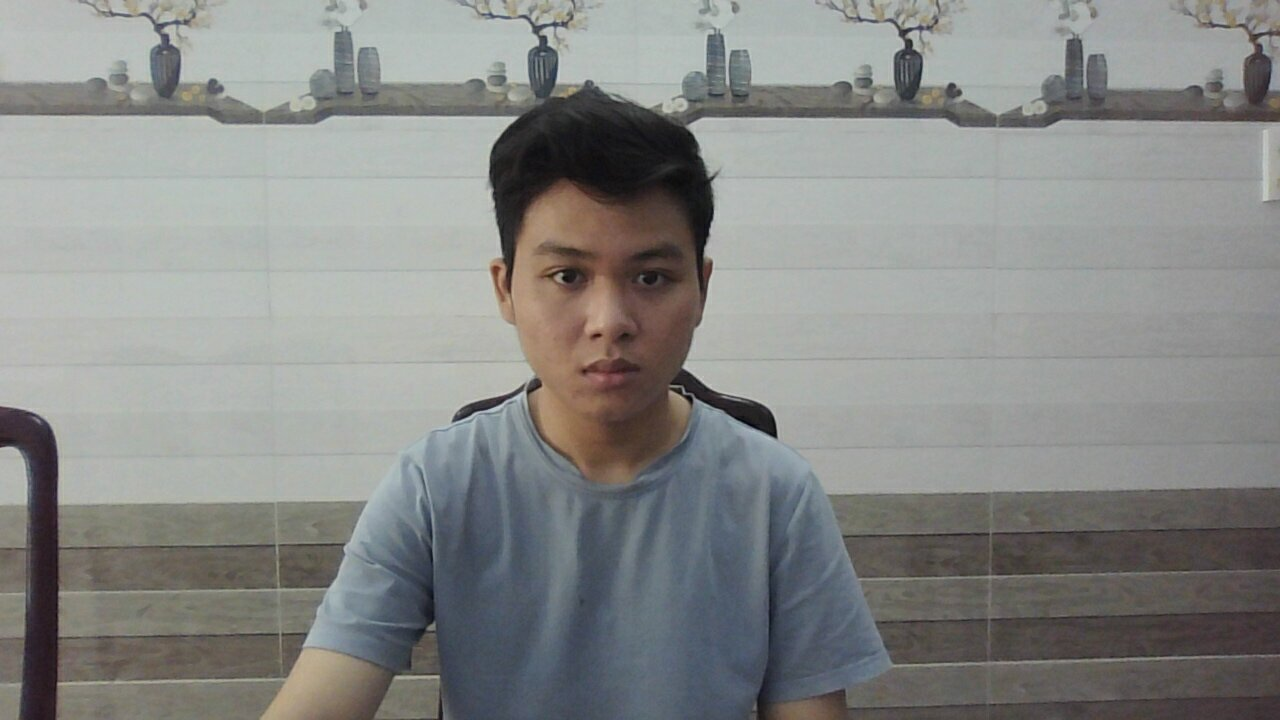
#> input picture custom_addons/attendance_system/tests/test_data/check_in/anh-binh-thuong/anh-1.jpeg, 1280 x 720 px
$ python -i augmentation.py   (imports and definitions only)   (older library calls are emulated)
#> lines starting #> are read from the running program, lines starting #| are printed output that depends on the picture
"""
Image augmentation for face enrollment from 3x4 photos
"""
import cv2
import numpy as np
from typing import List, Tuple, Dict, Any
import random

# [42 lines left out: functions rotate_face, adjust_lighting, apply_blur, not called in this run]

def enhance_contrast(image: np.ndarray) -> np.ndarray:
    """Enhance contrast using CLAHE"""
    try:
        if len(image.shape) == 3:
            # Convert to LAB color space
            lab = cv2.cvtColor(image, cv2.COLOR_BGR2LAB)
            l, a, b = cv2.split(lab)

            # Apply CLAHE to L channel
            clahe = cv2.createCLAHE(clipLimit=2.0, tileGridSize=(8, 8))
            l = clahe.apply(l)

            # Merge channels and convert back
            enhanced = cv2.merge([l, a, b])
            enhanced = cv2.cvtColor(enhanced, cv2.COLOR_LAB2BGR)
        else:
            # Grayscale image
            clahe = cv2.createCLAHE(clipLimit=2.0, tileGridSize=(8, 8))
            enhanced = clahe.apply(image)

        return enhanced
    except Exception as e:
        print(f"Error enhancing contrast: {str(e)}")
        return image

# [40 lines left out: function generate_augmented_faces, not called in this run]

def assess_face_quality(face_image: np.ndarray) -> Tuple[float, dict]:
    """Assess face image quality (blur, pose, lighting)"""
    try:
        quality_score = 0.0
        metrics = {}

        # Convert to grayscale for analysis
        if len(face_image.shape) == 3:
            gray = cv2.cvtColor(face_image, cv2.COLOR_BGR2GRAY)
        else:
            gray = face_image

        # 1. Blur assessment (Laplacian variance)
        laplacian_var = cv2.Laplacian(gray, cv2.CV_64F).var()
        blur_score = min(laplacian_var / 500.0, 1.0)  # Normalize to 0-1
        metrics['blur_score'] = blur_score

        # 2. Brightness assessment
        brightness = np.mean(gray)
        brightness_score = 1.0 - abs(brightness - 128) / 128.0  # Optimal around 128
        metrics['brightness_score'] = brightness_score

        # 3. Contrast assessment
        contrast = gray.std()
        contrast_score = min(contrast / 64.0, 1.0)  # Normalize to 0-1
        metrics['contrast_score'] = contrast_score

        # 4. Face size assessment (assume face should be at least 80x80)
        h, w = gray.shape
        size_score = min(min(h, w) / 80.0, 1.0)
        metrics['size_score'] = size_score

        # Overall quality score (weighted average)
        quality_score = (
            0.3 * blur_score +
            0.2 * brightness_score +
            0.3 * contrast_score +
            0.2 * size_score
        )

        metrics['overall_quality'] = quality_score

        return quality_score, metrics

    except Exception as e:
        print(f"Error assessing face quality: {str(e)}")
        return 0.5, {'error': str(e)}

def preprocess_webcam_frame(frame: np.ndarray) -> Tuple[np.ndarray, float, dict]:
    """Preprocess webcam frame for face recognition"""
    try:
        processed_frame = frame.copy()

        # 1. Assess quality first
        quality_score, quality_metrics = assess_face_quality(processed_frame)

        # 2. If quality is too low, return early
        if quality_score < 0.3:
            return processed_frame, quality_score, quality_metrics

        # 3. Normalize lighting with CLAHE
        processed_frame = enhance_contrast(processed_frame)

        # 4. Gamma correction if too dark or bright
        brightness = np.mean(cv2.cvtColor(processed_frame, cv2.COLOR_BGR2GRAY))
        if brightness < 100:
            # Too dark, brighten
            processed_frame = adjust_lighting(processed_frame, 0.8)
        elif brightness > 180:
            # Too bright, darken
            processed_frame = adjust_lighting(processed_frame, 1.2)

        # 5. Reassess quality after preprocessing
        final_quality, final_metrics = assess_face_quality(processed_frame)

        return processed_frame, final_quality, final_metrics

    except Exception as e:
        print(f"Error preprocessing webcam frame: {str(e)}")
        return frame, 0.0, {'error': str(e)}

>>> import cv2
>>> picture = cv2.imread('../../../custom_addons/attendance_system/tests/test_data/check_in/anh-binh-thuong/anh-1.jpeg')
#> picture is the input picture: shape (720, 1280, 3); mean B, G, R 134.6, 136.6, 135.2
>>> result = preprocess_webcam_frame(picture)
#> in assess_face_quality, `gray = cv2.cvtColor(face_image, cv2.COLOR_BGR2GRAY)`:
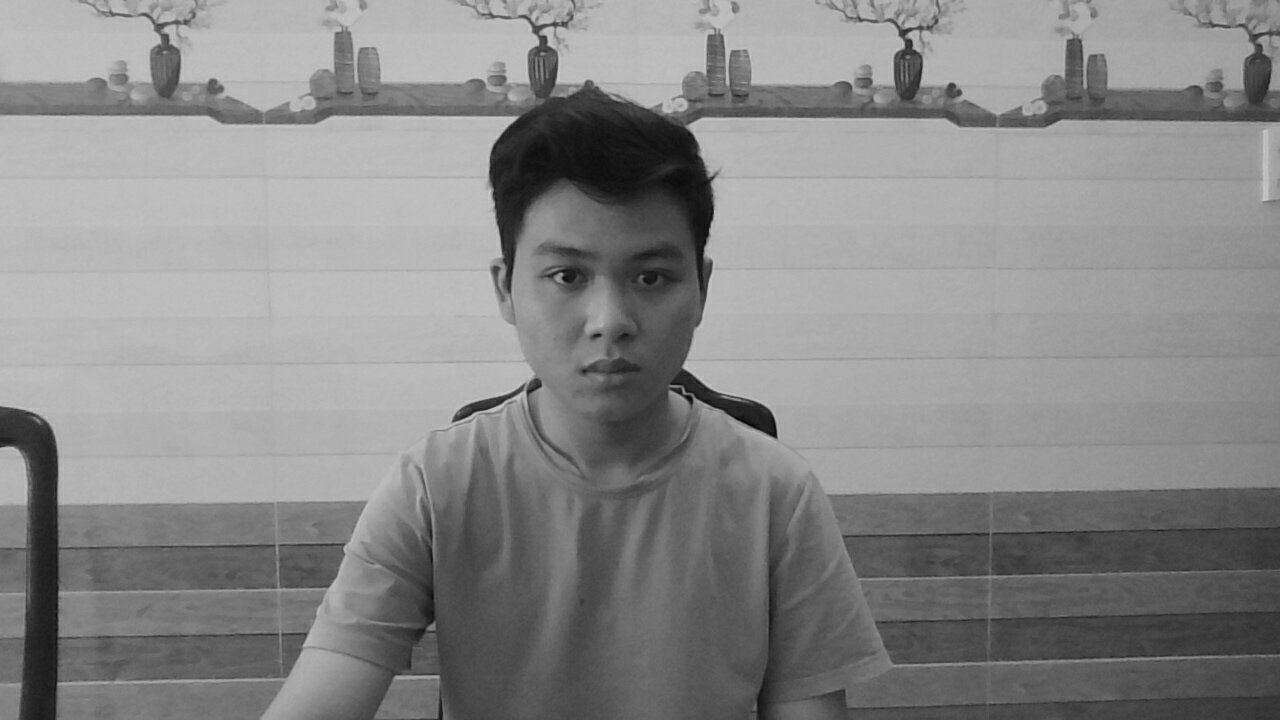
#> gray: shape (720, 1280); min 1, max 205, mean 135.9
#> in assess_face_quality, `laplacian_var = cv2.Laplacian(gray, cv2.CV_64F).var()`: laplacian_var = 50.69
#> in assess_face_quality, `blur_score = min(laplacian_var / 500.0, 1.0)`: blur_score = 0.101
#> in assess_face_quality, `brightness = np.mean(gray)`: brightness = 135.9
#> in assess_face_quality, `brightness_score = 1.0 - abs(brightness - 128) / 128.0`: brightness_score = 0.938
#> in assess_face_quality, `contrast = gray.std()`: contrast = 45.48
#> in assess_face_quality, `contrast_score = min(contrast / 64.0, 1.0)`: contrast_score = 0.711
#> in assess_face_quality, `quality_score = ( 0.3 * blur_score + 0.2 * brightness_score + 0.3 * co..`: quality_score = 0.631
#> in preprocess_webcam_frame, `quality_score, quality_metrics = assess_face_quality(processed_frame)`: quality_metrics = {'blur_score': 0.101, 'brightness_score': 0.938, 'contrast_score': 0.711, 'size_score': 1, 'overall_quality': 0.631}
#> in enhance_contrast, `lab = cv2.cvtColor(image, cv2.COLOR_BGR2LAB)`: lab: shape (720, 1280, 3); mean of channels 0, 1, 2 143.4, 127.3, 128.8
#> in enhance_contrast, `l, a, b = cv2.split(lab)`:
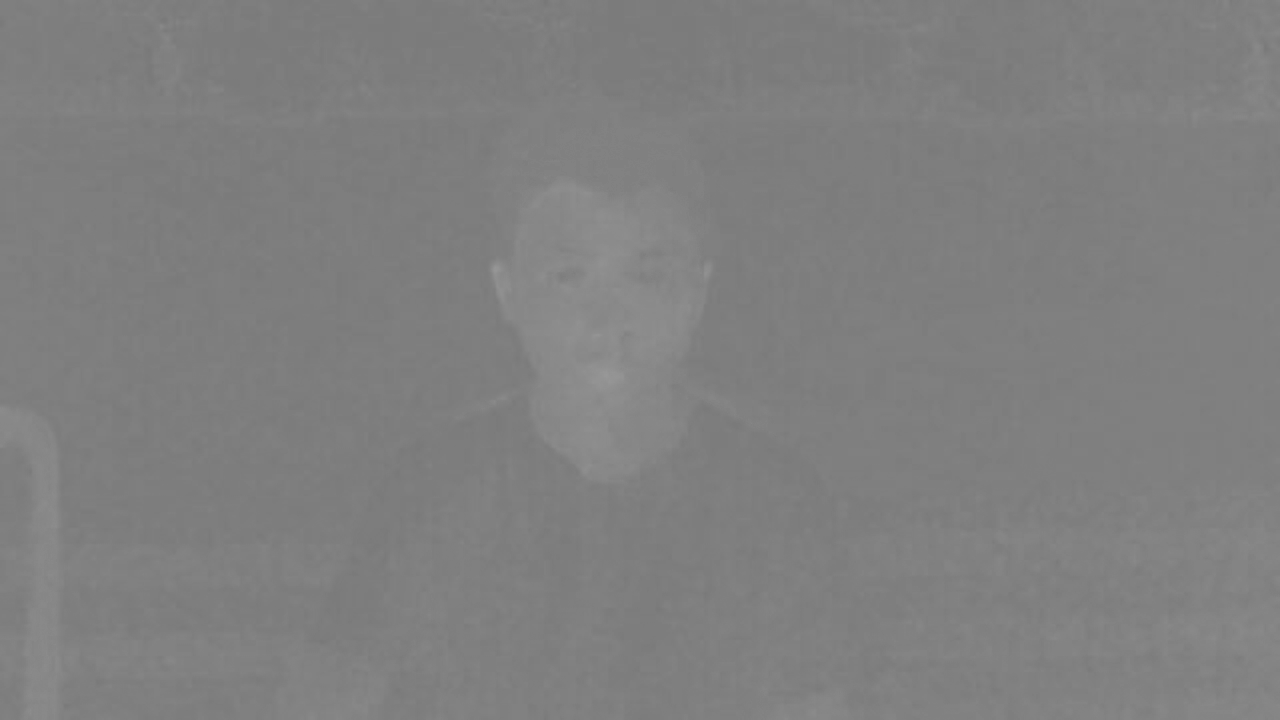
#> a: shape (720, 1280); min 120, max 152, mean 127.3
#> in enhance_contrast, `l = clahe.apply(l)`:
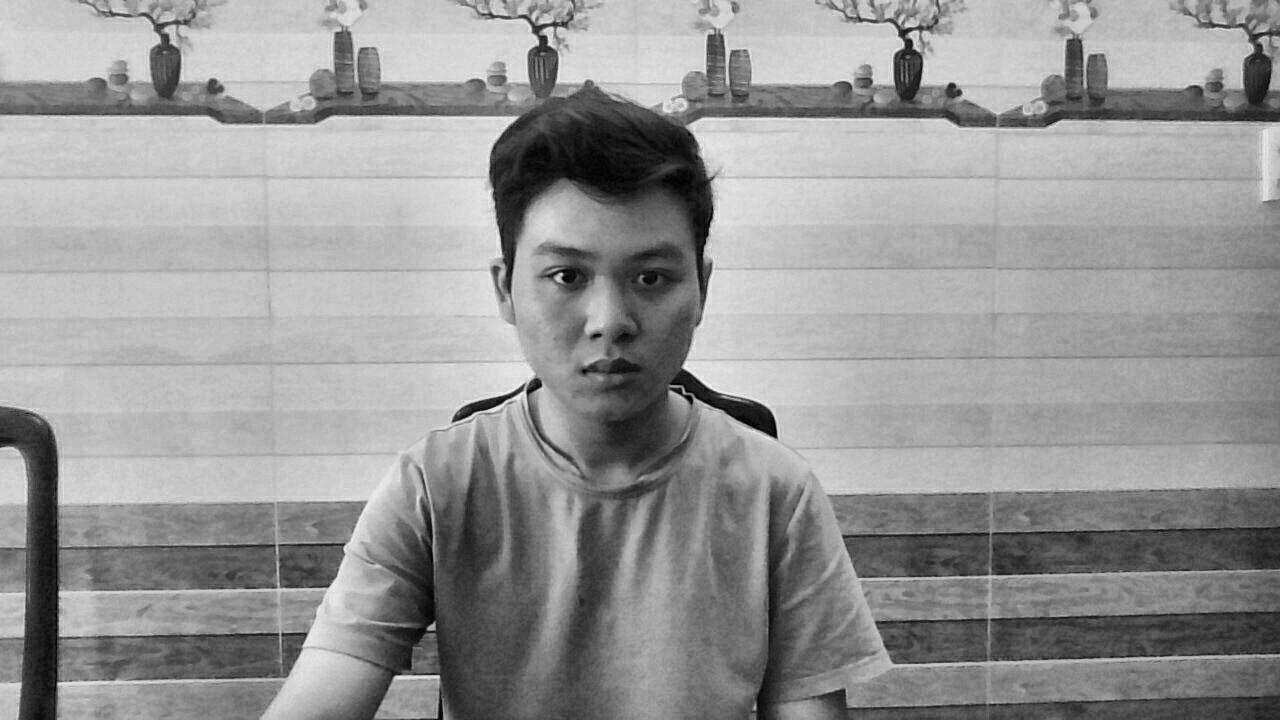
#> l: shape (720, 1280); min 1, max 240, mean 150.2
#> in enhance_contrast, `enhanced = cv2.merge([l, a, b])`: enhanced: shape (720, 1280, 3); mean of channels 0, 1, 2 150.2, 127.3, 128.8
#> in enhance_contrast, `enhanced = cv2.cvtColor(enhanced, cv2.COLOR_LAB2BGR)`:
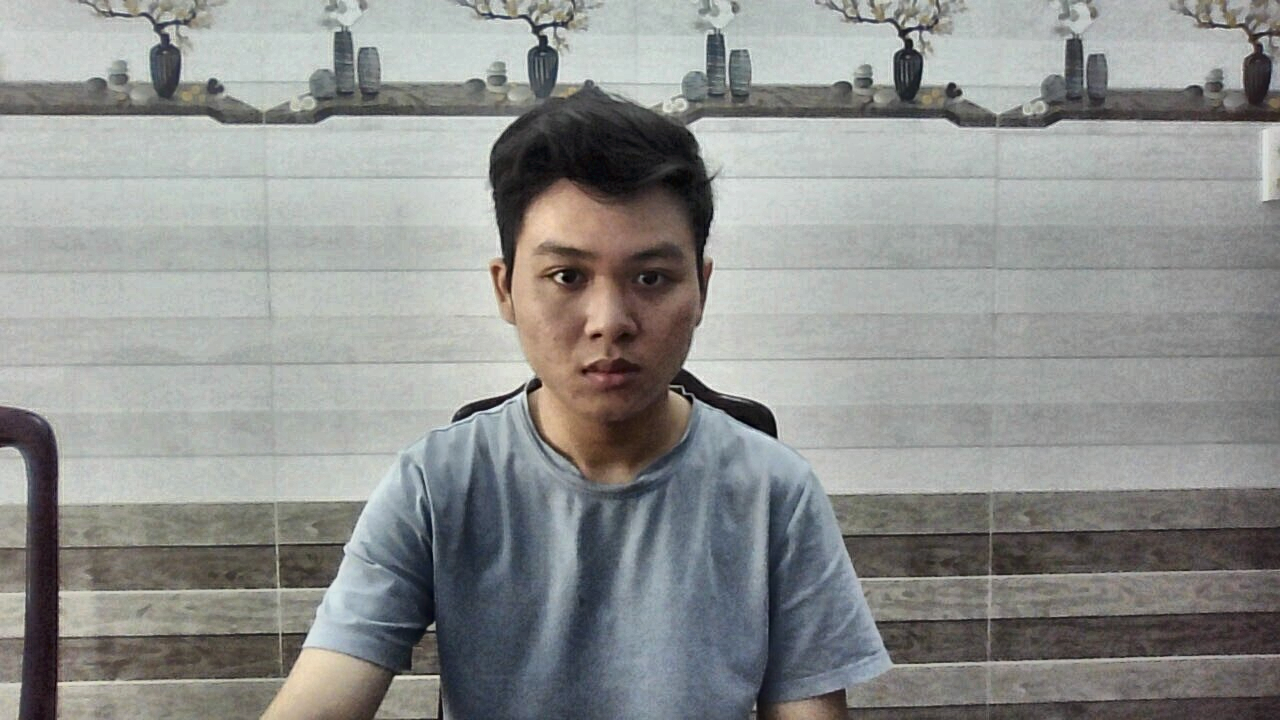
#> enhanced: shape (720, 1280, 3); mean B, G, R 142.1, 144, 142.4
#> in preprocess_webcam_frame, `brightness = np.mean(cv2.cvtColor(processed_frame, cv2.COLOR_BGR2GRAY))`: brightness = 143.3
#> in preprocess_webcam_frame, `final_quality, final_metrics = assess_face_quality(processed_frame)`: final_quality = 0.717; final_metrics = {'blur_score': 0.33, 'brightness_score': 0.881, 'contrast_score': 0.807, 'size_score': 1, 'overall_quality': 0.717}

$ run again, on custom_addons/attendance_system/tests/test_data/check_in/anh-binh-thuong/anh-2.jpg
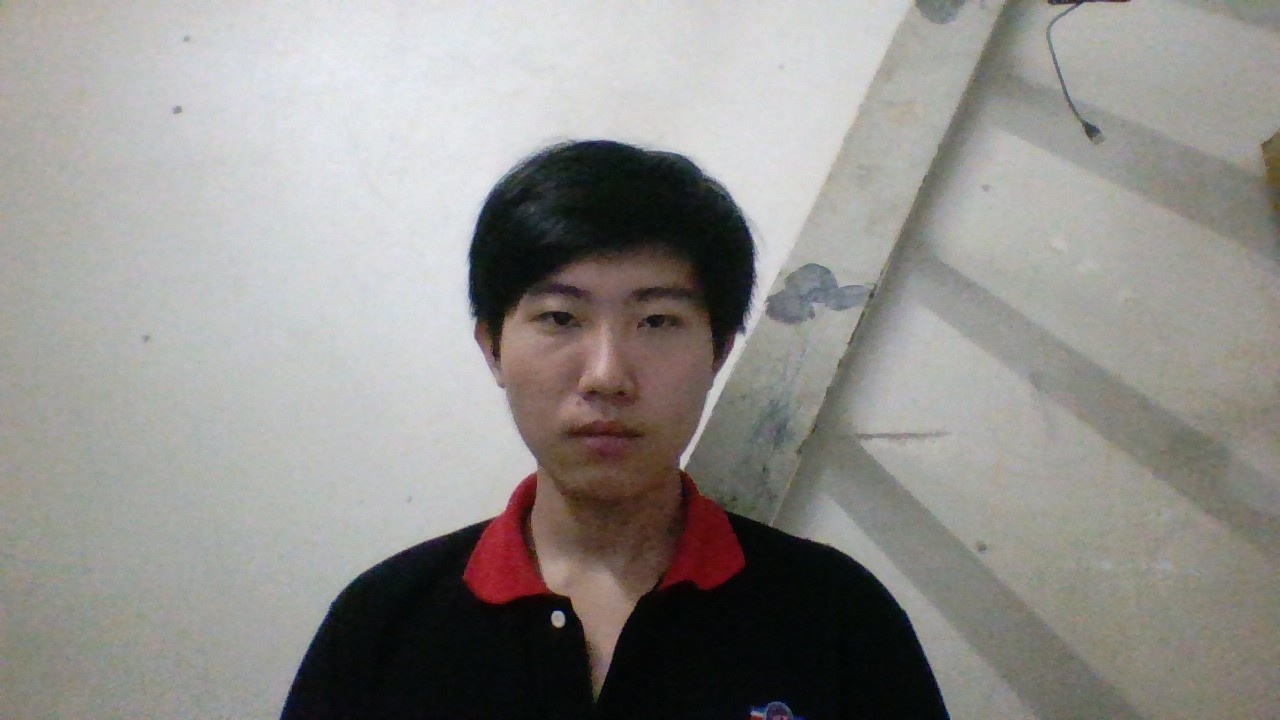
#> input picture custom_addons/attendance_system/tests/test_data/check_in/anh-binh-thuong/anh-2.jpg, 1280 x 720 px
#> picture is the input picture: shape (720, 1280, 3); mean B, G, R 140.1, 143.5, 145.7
#> laplacian_var = 50.85
#> blur_score = 0.102
#> in assess_face_quality, `brightness = np.mean(gray)`: brightness = 143.7
#> brightness_score = 0.877
#> contrast = 63.94
#> contrast_score = 0.999
#> in assess_face_quality, `quality_score = ( 0.3 * blur_score + 0.2 * brightness_score + 0.3 * co..`: quality_score = 0.706
#> in preprocess_webcam_frame, `quality_score, quality_metrics = assess_face_quality(processed_frame)`: quality_metrics = {'blur_score': 0.102, 'brightness_score': 0.877, 'contrast_score': 0.999, 'size_score': 1, 'overall_quality': 0.706}
#> lab: shape (720, 1280, 3); mean of channels 0, 1, 2 149.7, 128.4, 130.3
#> in enhance_contrast, `l, a, b = cv2.split(lab)`:
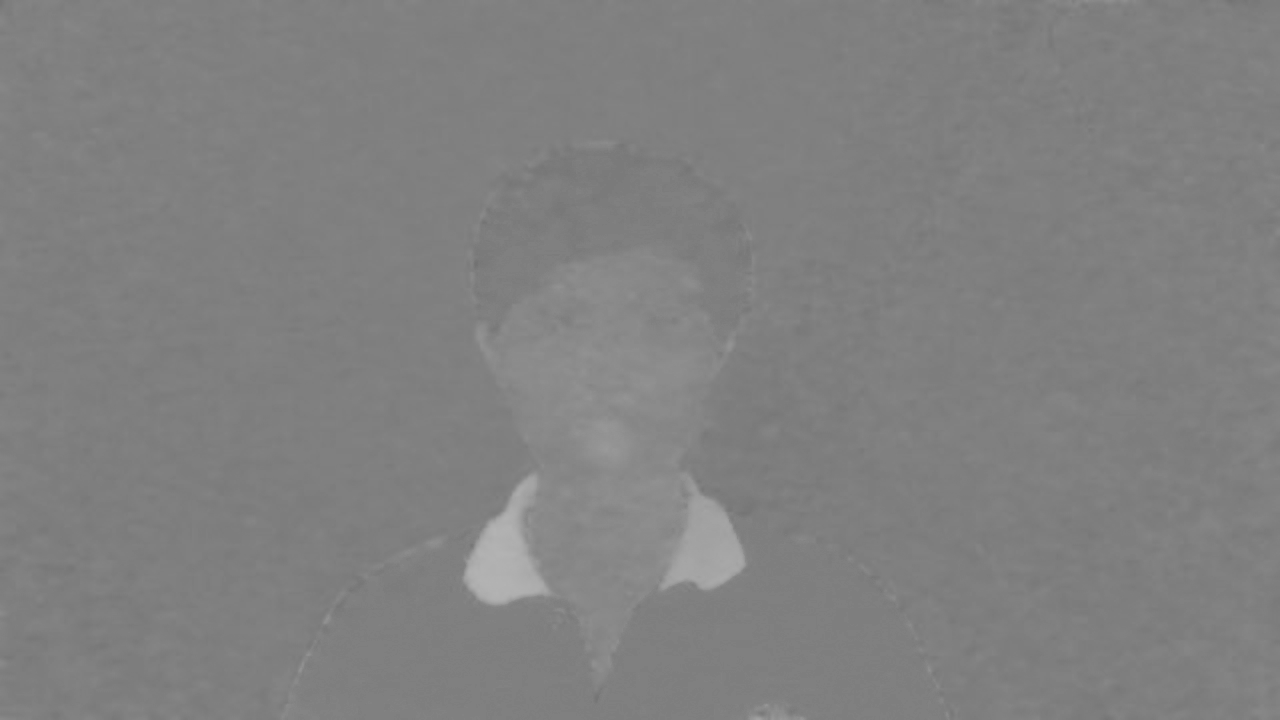
#> a: shape (720, 1280); min 114, max 179, mean 128.4
#> in enhance_contrast, `enhanced = cv2.cvtColor(enhanced, cv2.COLOR_LAB2BGR)`:
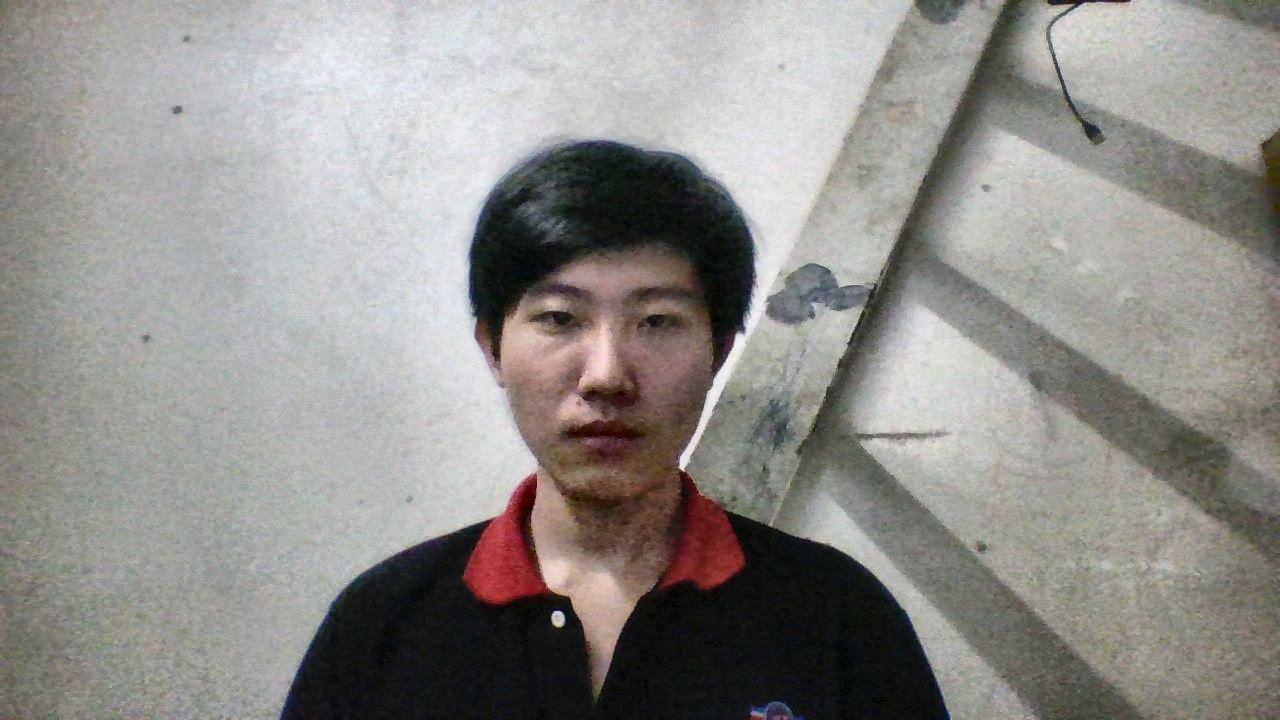
#> enhanced: shape (720, 1280, 3); mean B, G, R 138.6, 141.9, 144.1
#> in preprocess_webcam_frame, `brightness = np.mean(cv2.cvtColor(processed_frame, cv2.COLOR_BGR2GRAY))`: brightness = 142.2
#> final_quality = 0.756; final_metrics = {'blur_score': 0.294, 'brightness_score': 0.889, 'contrast_score': 0.968, 'size_score': 1, 'overall_quality': 0.756}
